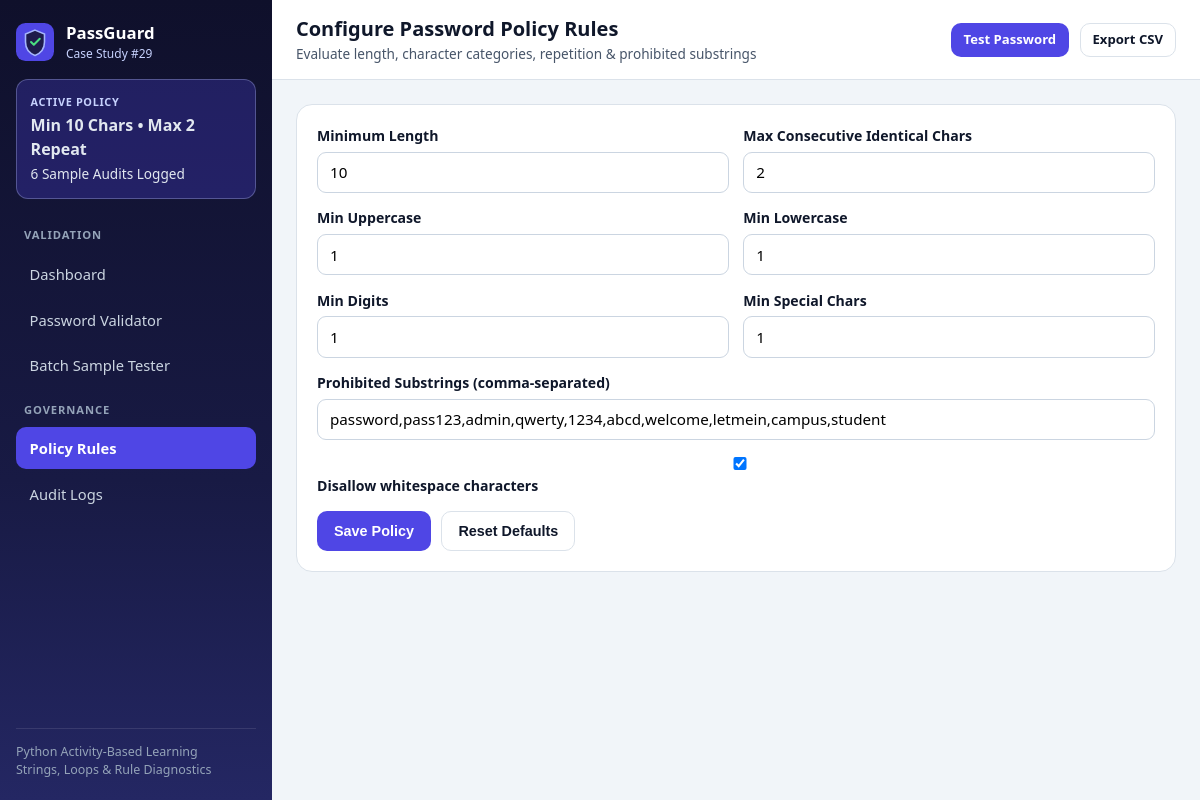
/policy, run on the app's committed database.
### tables this page shows
CREATE TABLE policy_settings (
                id INTEGER PRIMARY KEY CHECK (id = 1),
                min_length INTEGER NOT NULL,
                min_upper INTEGER NOT NULL,
                min_lower INTEGER NOT NULL,
                min_digits INTEGER NOT NULL,
                min_special INTEGER NOT NULL,
                max_consecutive_repeat INTEGER NOT NULL,
                disallow_spaces INTEGER NOT NULL,
                prohibited_csv TEXT NOT NULL
            );

### app.py (the view, shortened to what this page needs)
    @app.route("/policy", methods=["GET", "POST"])
    def policy_rules():
        db = app.config["DB_PATH"]
        return render_template("policy.html")

### database.py (called while the page is built)
def _resolve_db_path(db_path):
    target = db_path or DEFAULT_DB_PATH
    if os.environ.get("VERCEL") and not str(target).startswith("/tmp"):
        tmp_path = os.path.join("/tmp", os.path.basename(target))
        if not os.path.exists(tmp_path) and os.path.exists(target):
            shutil.copyfile(target, tmp_path)
        return tmp_path
    return target

def get_connection(db_path=None):
    resolved = _resolve_db_path(db_path)
    parent = os.path.dirname(resolved)
    if parent:
        os.makedirs(parent, exist_ok=True)
    conn = sqlite3.connect(resolved)
    conn.row_factory = sqlite3.Row
    return conn

def get_policy(db_path=None):
    conn = get_connection(db_path)
    try:
        row = conn.execute("SELECT * FROM policy_settings WHERE id = 1").fetchone()
        return dict(row) if row else dict(DEFAULT_POLICY)
    finally:
        conn.close()

def get_logs(db_path=None):
    conn = get_connection(db_path)
    try:
        return [dict(r) for r in conn.execute("SELECT * FROM validation_logs ORDER BY id DESC").fetchall()]
    finally:
        conn.close()

### templates/policy.html (shortened to what this page needs)
{% extends "base.html" %}
{% block page_title %}Configure Password Policy Rules{% endblock %}
{% block content %}
<section class="card">
  <form method="post" class="form-grid">
    <div class="field"><label for="min_length">Minimum Length</label><input id="min_length" name="min_length" type="number" value="{{ policy.min_length }}" min="4" max="64" required></div>
    <div class="field"><label for="max_consecutive_repeat">Max Consecutive Identical Chars</label><input id="max_consecutive_repeat" name="max_consecutive_repeat" type="number" value="{{ policy.max_consecutive_repeat }}" min="1" max="10" required></div>
    <div class="field"><label for="min_upper">Min Uppercase</label><input id="min_upper" name="min_upper" type="number" value="{{ policy.min_upper }}" min="0" max="10" required></div>
    <div class="field"><label for="min_lower">Min Lowercase</label><input id="min_lower" name="min_lower" type="number" value="{{ policy.min_lower }}" min="0" max="10" required></div>
    <div class="field"><label for="min_digits">Min Digits</label><input id="min_digits" name="min_digits" type="number" value="{{ policy.min_digits }}" min="0" max="10" required></div>
    <div class="field"><label for="min_special">Min Special Chars</label><input id="min_special" name="min_special" type="number" value="{{ policy.min_special }}" min="0" max="10" required></div>
    <div class="field field-full"><label for="prohibited_csv">Prohibited Substrings (comma-separated)</label><input id="prohibited_csv" name="prohibited_csv" class="mono" value="{{ policy.prohibited_csv }}"></div>
    <div class="field field-full"><label><input type="checkbox" name="disallow_spaces" value="1" {% if policy.disallow_spaces %}checked{% endif %}> Disallow whitespace characters</label></div>
    <div class="field-full" style="display:flex;gap:0.65rem;">
      <button type="submit" name="action" value="save" class="btn btn-primary">Save Policy</button>
      <button type="submit" name="action" value="reset" class="btn btn-outline">Reset Defaults</button>
    </div>
  </form>
</section>
{% endblock %}

### templates/base.html (shortened to what this page needs)
<!DOCTYPE html>
<html lang="en">
<head>
  <link rel="stylesheet" href="{{ url_for('static', filename='css/style.css') }}">
</head>
<body>
  <div class="app-shell">
    <div class="Drawer" id="drawer" popover="manual" role="dialog" aria-label="Primary navigation">
      <div class="Drawer-scroller">
        <aside class="Drawer-sheet sidebar">
          <div class="sidebar-header">
            <a href="{{ url_for('dashboard') }}" class="brand">
              <img src="{{ url_for('static', filename='images/logo.svg') }}" alt="" width="38" height="38">
              <div><span class="brand-title">PassGuard</span><span class="brand-sub">Case Study #29</span></div>
            </a>
          </div>
          <div class="status-chip">
            <span class="chip-badge">ACTIVE POLICY</span>
            <strong>Min {{ policy.min_length }} Chars &bull; Max {{ policy.max_consecutive_repeat }} Repeat</strong>
            <span class="small">{{ nav_logs }} Sample Audits Logged</span>
          </div>
          <nav class="sidebar-nav">
            <p class="nav-group-label">Validation</p>
            <a href="{{ url_for('dashboard') }}" class="nav-link {% if current_endpoint == 'dashboard' %}is-active{% endif %}">Dashboard</a>
            <a href="{{ url_for('validator') }}" class="nav-link {% if current_endpoint == 'validator' %}is-active{% endif %}">Password Validator</a>
            <a href="{{ url_for('batch') }}" class="nav-link {% if current_endpoint == 'batch' %}is-active{% endif %}">Batch Sample Tester</a>
            <p class="nav-group-label">Governance</p>
            <a href="{{ url_for('policy_rules') }}" class="nav-link {% if current_endpoint == 'policy_rules' %}is-active{% endif %}">Policy Rules</a>
            <a href="{{ url_for('logs') }}" class="nav-link {% if current_endpoint == 'logs' %}is-active{% endif %}">Audit Logs</a>
          </nav>
          <div class="sidebar-footer">Python Activity-Based Learning<br>Strings, Loops &amp; Rule Diagnostics</div>
        </aside>
      </div>
    </div>
    <div class="main-shell" id="main-shell">
      <header class="topbar">
        <div class="topbar-left">
          <div>
            <h1 class="page-heading">{% block page_title %}Password Policy Dashboard{% endblock %}</h1>
            <p class="page-subtitle">{% block page_subtitle %}Evaluate length, character categories, repetition &amp; prohibited substrings{% endblock %}</p>
          </div>
        </div>
        <div class="topbar-right">
          <a href="{{ url_for('validator') }}" class="btn btn-primary btn-sm">Test Password</a>
          <a href="{{ url_for('export_csv') }}" class="btn btn-outline btn-sm">Export CSV</a>
        </div>
      </header>
      <main class="content-area">
        {% block content %}{% endblock %}
      </main>
    </div>
  </div>
</body>
</html>

### static/css/style.css (style rules this page uses)
:root { --navy-950: #0f102b; --navy-900: #181a44; --navy-800: #242763; --accent-600: #4f46e5; --accent-700: #4338ca; --bg-page: #f1f5f9; --bg-card: #ffffff; --border: #dbe2ea; --text-main: #0f172a; --text-muted: #475569; --green-700: #15803d; --green-100: #dcfce7; --red-700: #b91c1c; --red-100: #fee2e2; --radius-md: 12px; --radius-lg: 16px; }
*, *::before, *::after { box-sizing: border-box; }
body { margin: 0; font-family: "Segoe UI", system-ui, -apple-system, sans-serif; line-height: 1.5; color: var(--text-main); background: var(--bg-page); }
.mono { font-family: ui-monospace, SFMono-Regular, Menlo, Consolas, monospace; font-variant-numeric: tabular-nums; }
.small { font-size: 0.85rem; }
.app-shell { display: grid; grid-template-columns: 272px minmax(0, 1fr); min-height: 100svh; }
.sidebar { background: linear-gradient(180deg, var(--navy-950) 0%, var(--navy-900) 60%, var(--navy-800) 100%); color: #e2e8f0; display: flex; flex-direction: column; padding: 1.25rem 1rem; gap: 1rem; height: 100svh; position: sticky; top: 0; overflow-y: auto; }
.sidebar-header { display: flex; align-items: center; justify-content: space-between; gap: 0.75rem; }
.brand { display: flex; align-items: center; gap: 0.75rem; color: #fff; text-decoration: none; }
.brand-title { display: block; font-weight: 700; font-size: 1.05rem; }
.brand-sub { display: block; font-size: 0.75rem; color: #c7d2fe; }
.status-chip { background: rgba(79, 70, 229, 0.28); border: 1px solid rgba(199, 210, 254, 0.3); border-radius: var(--radius-md); padding: 0.85rem; display: flex; flex-direction: column; gap: 0.2rem; }
.chip-badge { font-size: 0.68rem; font-weight: 700; letter-spacing: 0.06em; color: #c7d2fe; }
.nav-group-label { font-size: 0.7rem; font-weight: 700; letter-spacing: 0.08em; text-transform: uppercase; color: #94a3b8; margin: 0.75rem 0 0.35rem 0.5rem; }
.sidebar-nav { display: flex; flex-direction: column; gap: 0.22rem; }
.nav-link { display: flex; align-items: center; gap: 0.65rem; padding: 0.62rem 0.85rem; border-radius: 10px; color: #cbd5e1; text-decoration: none; font-size: 0.92rem; font-weight: 500; }
.nav-link.is-active { background: var(--accent-600); color: #fff; font-weight: 600; }
.sidebar-footer { margin-top: auto; font-size: 0.78rem; color: #94a3b8; border-top: 1px solid rgba(255,255,255,0.1); padding-top: 0.85rem; }
.main-shell { display: flex; flex-direction: column; min-width: 0; }
.topbar { background: var(--bg-card); border-bottom: 1px solid var(--border); padding: 0.9rem 1.5rem; display: flex; align-items: center; justify-content: space-between; gap: 1rem; position: sticky; top: 0; z-index: 20; }
.topbar-left { display: flex; align-items: center; gap: 0.85rem; }
.page-heading { margin: 0; font-size: 1.25rem; font-weight: 700; }
.page-subtitle { margin: 0; font-size: 0.85rem; color: var(--text-muted); }
.topbar-right { display: flex; align-items: center; gap: 0.65rem; flex-wrap: wrap; }
.content-area { padding: 1.5rem; max-width: 1360px; width: 100%; margin: 0 auto; display: flex; flex-direction: column; gap: 1.25rem; }
.card { background: var(--bg-card); border: 1px solid var(--border); border-radius: var(--radius-lg); padding: 1.25rem; }
.btn { display: inline-flex; align-items: center; justify-content: center; gap: 0.45rem; min-height: 40px; padding: 0.5rem 1rem; border-radius: 10px; font-weight: 600; font-size: 0.9rem; border: 1px solid transparent; cursor: pointer; text-decoration: none; }
.btn-sm { min-height: 34px; padding: 0.35rem 0.75rem; font-size: 0.82rem; }
.btn-primary { background: var(--accent-600); color: #fff; }
.btn-outline { background: var(--bg-card); color: var(--text-main); border-color: var(--border); }
.form-grid { display: grid; grid-template-columns: repeat(2, minmax(0, 1fr)); gap: 0.9rem; }
.field { display: flex; flex-direction: column; gap: 0.35rem; }
.field-full { grid-column: 1 / -1; }
.field label { font-weight: 600; font-size: 0.88rem; }
.field input, .field select, .field textarea { width: 100%; padding: 0.6rem 0.75rem; border: 1px solid #cbd5e1; border-radius: 9px; font-size: 0.95rem; font-family: inherit; }

### data on the page
policy_settings: min_length "10", max_consecutive_repeat "2", min_upper "1", min_lower "1", min_digits "1", min_special "1", prohibited_csv "password,pass123,admin,qwerty,1234,abcd,welcome,letmein,campus,student", disallow_spaces "☑"

### other printed values
{{ nav_logs }} "6"
